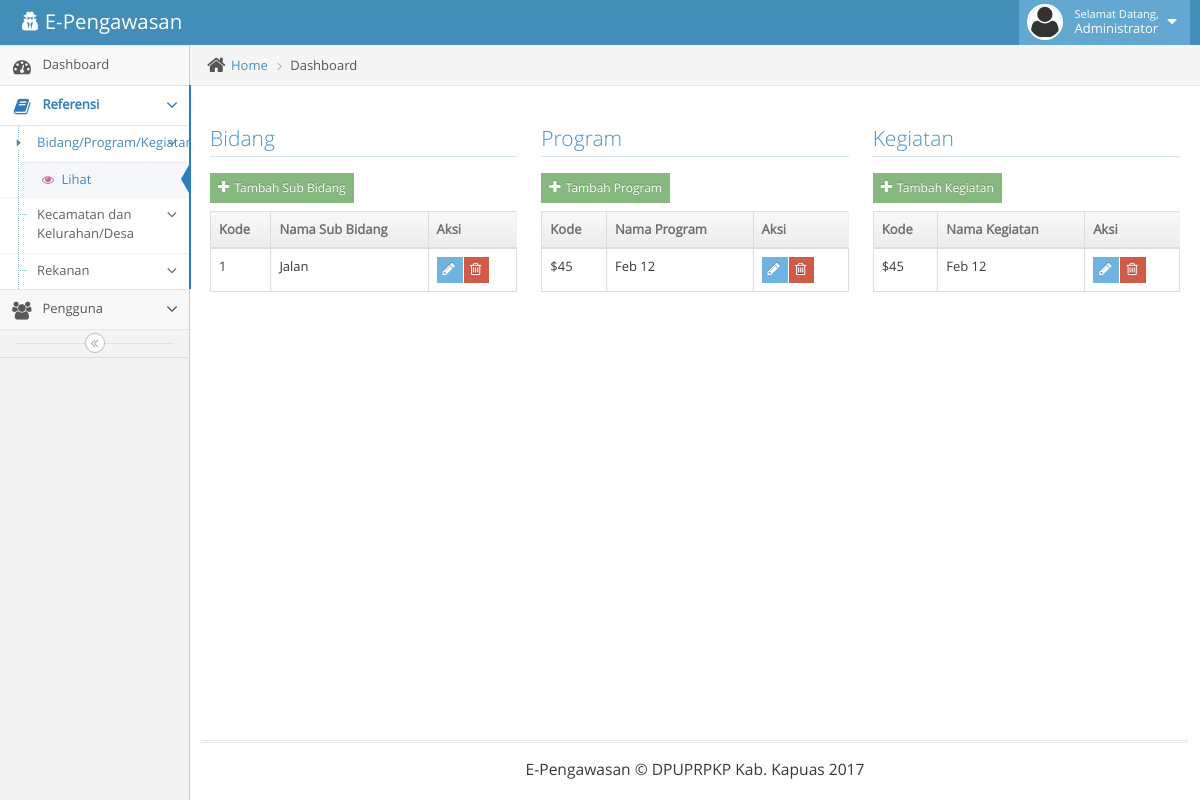
Before: /main.php?page=ref-bidang (signed in) with the older database file.
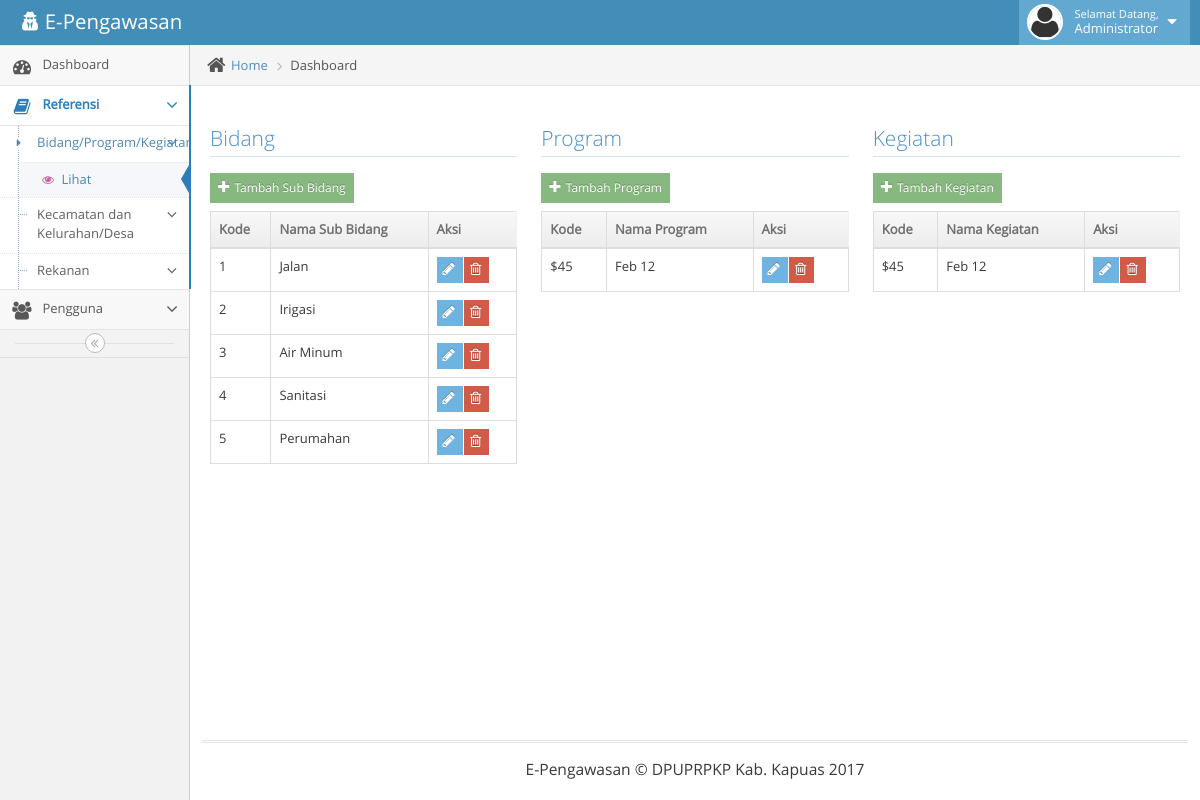
After: the same page with the newer database file.
### tables this page shows
CREATE TABLE IF NOT EXISTS `ref_bidang` (
  `idbidang` int(11) NOT NULL AUTO_INCREMENT,
  `nmbidang` varchar(50) NOT NULL,
  PRIMARY KEY (`idbidang`)
);

### ref-bidang.php (the view, shortened to what this page needs)
<div class="main-content-inner">
	<div class="breadcrumbs ace-save-state" id="breadcrumbs">
		<ul class="breadcrumb">
			<li>
				<i class="ace-icon fa fa-home home-icon"></i>
				<a href="#">Home</a>
			</li>
			<li class="active">Dashboard</li>
		</ul>
	</div>
	<div class="page-content">
		<div class="row">
			<div class="col-xs-12">
				<?php
				if(isset($_GET['aksi'])){
					$aksi=$_GET['aksi'];
					if($aksi=='add-program'){
				?>
				<div class="row">
					<div class="space-6"></div>
					<div class="col-md-12">
						<h3 class="header smaller lighter blue">Bidang</h3>
						<div class="clearfix">
							<div class="pull-right tableTools-container"></div>
						</div>
						<div class="col-md-12">
							<div class="widget-box">
								<div class="widget-header">
									<h4 class="widget-title">Tambah Sub Bidang</h4>
								</div>
								<div class="widget-body">
									<div class="widget-main">
										<form>
											<div>
												<label for="form-field-select-3">Chosen</label>
												<br />
												<select class="chosen-select form-control" id="form-field-select-3" data-placeholder="Choose a State...">
													<option value="">  </option>
													<option value="AL">Alabama</option>
													<option value="AK">Alaska</option>
												</select>
											</div>
											<div class="form-actions center">
												<button type="button" class="btn btn-sm btn-success">
													Submit
													<i class="ace-icon fa fa-arrow-right icon-on-right bigger-110"></i>
												</button>
											</div>
										</form>
										<hr />
									</div>
								</div>
							</div>
						</div>
					</div>
				</div>
				<?php
					}else if($aksi=='add-bidang'){
				?>
				<div class="row">
					<div class="space-6"></div>
					<div class="col-md-12">
						<h3 class="header smaller lighter blue">Bidang</h3>
						<div class="clearfix">
							<div class="pull-right tableTools-container"></div>
						</div>
						<div class="col-md-12">
							<div class="widget-box">
								<div class="widget-header">
									<h4 class="widget-title">Tambah Sub Bidang</h4>
								</div>
								<div class="widget-body">
									<div class="widget-main">
										<form method="post">
											<div>
												<label for="form-field-select-3">Nama Sub Bidang</label>
												<br />
												<input type="text" id="form-field-1" name="nama" placeholder="Nama Sub Bidang" class="form-control" />
											</div>
											<div class="form-actions center">
												<button class="btn btn-info" name="add-bidang" type="submit">
													<i class="ace-icon fa fa-check bigger-110"></i>
													Submit
												</button>
												&nbsp; &nbsp; &nbsp;
												<button class="btn btn-danger" type="button" onclick="location.href='?page=ref-bidang'">
													<i class="ace-icon fa fa-close bigger-110"></i>
													Cancel
												</button>
											</div>
										</form>
										<hr />
									</div>
								</div>
							</div>
						</div>
					</div>
				</div>
				<?php
					}else if($aksi=='edit-bidang'){
				?>
				<div class="row">
					<div class="space-6"></div>
					<div class="col-md-12">
						<h3 class="header smaller lighter blue">Bidang</h3>
						<div class="clearfix">
							<div class="pull-right tableTools-container"></div>
						</div>
						<div class="col-md-12">
							<div class="widget-box">
								<div class="widget-header">
									<h4 class="widget-title">Tambah Sub Bidang</h4>
								</div>
								<div class="widget-body">
									<div class="widget-main">
										<form method="post">
											<div>
												<label for="form-field-select-3">Nama Sub Bidang</label>
												<br />
												<input type="text" id="form-field-1" name="nama" placeholder="Nama Sub Bidang" class="form-control" />
											</div>
											<div class="form-actions center">
												<button class="btn btn-info" name="add-bidang" type="submit">
													<i class="ace-icon fa fa-check bigger-110"></i>
													Submit
												</button>
												&nbsp; &nbsp; &nbsp;
												<button class="btn btn-danger" type="button" onclick="location.href='?page=ref-bidang'">
													<i class="ace-icon fa fa-close bigger-110"></i>
													Cancel
												</button>
											</div>
										</form>
										<hr />
									</div>
								</div>
							</div>
						</div>
					</div>
				</div>
				<?php
					}
				}else{
				?>
				<div class="row">
					<div class="space-6"></div>
					<div class="col-md-4">
						<h3 class="header smaller lighter blue">Bidang</h3>
						<button class="btn btn-xs btn-success" onclick="location.href='?page=ref-bidang&aksi=add-bidang'">
							<i class="ace-icon fa fa-plus bigger-120"></i>
							Tambah Sub Bidang
						</button>
						<div class="clearfix">
						</div>
						<table id="simple-table" class="table  table-bordered table-hover">
							<thead>
								<tr>
									<th>Kode</th>
									<th>Nama Sub Bidang</th>
									<th>Aksi</th>
								</tr>
							</thead>
							<tbody>
								<?php
								$q=mysql_query("select * from ref_bidang order by idbidang asc");
								while($h=mysql_fetch_array($q)){
								?>
								<tr>
									<td><?php echo $h['idbidang']; ?></td>
									<td><?php echo $h['nmbidang']; ?></td>
									<td>
										<div class="btn-group">
											<button class="btn btn-xs btn-info" onclick="location.href='?page=ref-bidang&id=<?php echo $h['idbidang']; ?>&aksi=edit-bidang'" type="button">
												<i class="ace-icon fa fa-pencil bigger-120"></i>
											</button>
											<button class="btn btn-xs btn-danger" onclick="location.href='?page=ref-bidang&id=<?php echo $h['idbidang']; ?>&aksi=del-bidang'" type="button">
												<i class="ace-icon fa fa-trash-o bigger-120"></i>
											</button>
										</div>
									</td>
								</tr>
								<?php
								}
								?>
							</tbody>
						</table>
					</div>
					<div class="col-md-4">
						<h3 class="header smaller lighter blue">Program</h3>
						<button class="btn btn-xs btn-success">
							<i class="ace-icon fa fa-plus bigger-120"></i>
							Tambah Program
						</button>
						<div class="clearfix">
						</div>
						<table id="simple-table" class="table  table-bordered table-hover">
							<thead>
								<tr>
									<th>Kode</th>
									<th>Nama Program</th>
									<th>Aksi</th>
								</tr>
							</thead>
							<tbody>
								<tr>
									<td>$45</td>
									<td>Feb 12</td>
									<td>
										<div class="btn-group">
											<button class="btn btn-xs btn-info">
												<i class="ace-icon fa fa-pencil bigger-120"></i>
											</button>
											<button class="btn btn-xs btn-danger">
												<i class="ace-icon fa fa-trash-o bigger-120"></i>
											</button>
										</div>
									</td>
								</tr>
							</tbody>
						</table>
					</div>
					<div class="col-md-4">
						<h3 class="header smaller lighter blue">Kegiatan</h3>
						<button class="btn btn-xs btn-success">
							<i class="ace-icon fa fa-plus bigger-120"></i>
							Tambah Kegiatan
						</button>
						<div class="clearfix">
						</div>
						<table id="simple-table" class="table  table-bordered table-hover">
							<thead>
								<tr>
									<th>Kode</th>
									<th>Nama Kegiatan</th>
									<th>Aksi</th>
								</tr>
							</thead>
							<tbody>
								<tr>
									<td>$45</td>
									<td>Feb 12</td>
									<td>
										<div class="btn-group">
											<button class="btn btn-xs btn-info">
												<i class="ace-icon fa fa-pencil bigger-120"></i>
											</button>
											<button class="btn btn-xs btn-danger">
												<i class="ace-icon fa fa-trash-o bigger-120"></i>
											</button>
										</div>
									</td>
								</tr>
							</tbody>
						</table>
					</div>
				</div>
				<?php
				}
				?>
			</div>
		</div>
	</div>
</div>

### main.php (shortened to what this page needs)
<!DOCTYPE html>
<html lang="en">
	<head>
		<link rel="stylesheet" href="assets/css/bootstrap.min.css" />
		<link rel="stylesheet" href="assets/font-awesome/4.5.0/css/font-awesome.min.css" />
		<link rel="stylesheet" href="assets/css/jquery-ui.custom.min.css" />
		<link rel="stylesheet" href="assets/css/chosen.min.css" />
		<link rel="stylesheet" href="assets/css/ace.min.css" class="ace-main-stylesheet" id="main-ace-style" />
		<link rel="stylesheet" href="assets/css/ace-skins.min.css" />
		<link rel="stylesheet" href="assets/css/ace-rtl.min.css" />
	</head>
	<body class="no-skin">
		<div id="navbar" class="navbar navbar-default          ace-save-state">
			<div class="navbar-container ace-save-state" id="navbar-container">
				<div class="navbar-header pull-left">
					<a href="index.html" class="navbar-brand">
						<small>
							<i class="fa fa-user-secret"></i>
							E-Pengawasan
						</small>
					</a>
				</div>
				<div class="navbar-buttons navbar-header pull-right" role="navigation">
					<ul class="nav ace-nav">
						<li class="light-blue dropdown-modal">
							<a data-toggle="dropdown" href="#" class="dropdown-toggle">
								<img class="nav-user-photo" src="assets/images/avatars/avatar2.png" alt="<?php echo $_SESSION['nama']; ?>" />
								<span class="user-info">
									<small>Selamat Datang,</small>
									<?php echo $_SESSION['nama']; ?>
								</span>
								<i class="ace-icon fa fa-caret-down"></i>
							</a>
						</li>
					</ul>
				</div>
			</div>
		</div>
		<div class="main-container ace-save-state" id="main-container">
			<div id="sidebar" class="sidebar                  responsive                    ace-save-state">
				<?php include 'menu.php'; ?>
				<div class="sidebar-toggle sidebar-collapse" id="sidebar-collapse">
					<i id="sidebar-toggle-icon" class="ace-icon fa fa-angle-double-left ace-save-state" data-icon1="ace-icon fa fa-angle-double-left" data-icon2="ace-icon fa fa-angle-double-right"></i>
				</div>
			</div>
			<div class="main-content">
				<?php include 'page.php'; ?>
			</div>
			<div class="footer">
				<div class="footer-inner">
					<div class="footer-content">
						<span class="bigger-120">
							E-Pengawasan &copy; DPUPRPKP Kab. Kapuas 2017
						</span>
					</div>
				</div>
			</div>
		</div>
	</body>
</html>

### menu.php
<?php
if(isset($_SESSION['akses'])){
	$akses=$_SESSION['akses'];
	if($akses=='admin'){
		include 'menu-admin.php';
	}else if($akses=='kontraktor'){
		include 'menu-kontraktor.php';
	}else{
		include 'menu-kosong.php';
	}
}else{
	include 'menu-kosong.php';
}
?>

### menu-admin.php (shortened to what this page needs)
<ul class="nav nav-list">
	<li class="<?php echo (!isset($_GET['page']))?'active':''; ?>">
		<a href="?">
			<i class="menu-icon fa fa-tachometer"></i>
			<span class="menu-text"> Dashboard </span>
		</a>
	</li>
	<li class="<?php echo (isset($_GET['page'])&&($_GET['page']=='ref-bidang'||$_GET['page']=='ref-desa'||$_GET['page']=='ref-rekanan'))?'active open':''; ?>">
		<a href="#" class="dropdown-toggle">
			<i class="menu-icon fa fa-book"></i>
			<span class="menu-text">
				Referensi
			</span>
			<b class="arrow fa fa-angle-down"></b>
		</a>
		<ul class="submenu">
			<li class="<?php echo (isset($_GET['page'])&&($_GET['page']=='ref-bidang'))?'active open':''; ?>">
				<a href="#" class="dropdown-toggle">
					<i class="menu-icon fa fa-caret-right"></i>
					Bidang/Program/Kegiatan
					<b class="arrow fa fa-angle-down"></b>
				</a>
				<ul class="submenu">
					<li class="<?php echo (isset($_GET['page'])&&($_GET['page']=='ref-bidang'))?'active':''; ?>">
						<a href="?page=ref-bidang">
							<i class="menu-icon fa fa-eye pink"></i>
							Lihat
						</a>
					</li>
				</ul>
			</li>
			<li class="">
				<a href="#" class="dropdown-toggle">
					Kecamatan dan Kelurahan/Desa
					<b class="arrow fa fa-angle-down"></b>
				</a>
			</li>
			<li class="">
				<a href="#" class="dropdown-toggle">
					Rekanan
					<b class="arrow fa fa-angle-down"></b>
				</a>
			</li>
		</ul>
	</li>
	<li class="">
		<a href="#" class="dropdown-toggle">
			<i class="menu-icon fa fa-users"></i>
			<span class="menu-text">
				Pengguna
			</span>
			<b class="arrow fa fa-angle-down"></b>
		</a>
	</li>
</ul>

### page.php
<?php
if(isset($_GET['page'])){
	if($_GET['page']=='ref-bidang'){
		include $_GET['page'].'.php';
	}else if($_GET['page']=='sumberdana'){
		include $_GET['page'].'.php';
	}else{
		include 'dashboard.php';
	}
}else{
	include 'dashboard.php';
}
?>

Changed rows visible on the page:
added ref_bidang: idbidang "2", nmbidang "Irigasi"
added ref_bidang: idbidang "3", nmbidang "Air Minum"
added ref_bidang: idbidang "4", nmbidang "Sanitasi"
added ref_bidang: idbidang "5", nmbidang "Perumahan"
